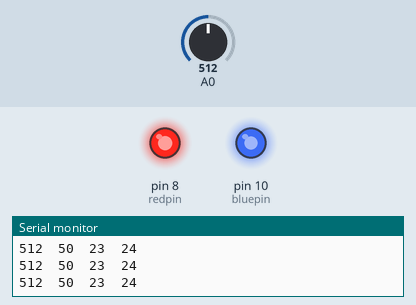
Recording of a sketch running on a simulated Arduino Uno, built with avr-gcc and run on an emulated ATmega328P. Shown: output pins drawn as LEDs (lit = HIGH), the last lines printed to the serial monitor. The inputs (shaded band) are chosen by the test bench; at power-on: A0 = 512.

Above: at 1.2 s.
1.3 s: A0 set to 541
At 2.2 s:
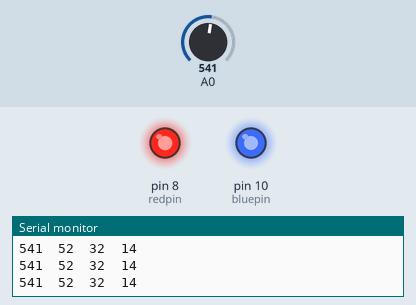
4.3 s: A0 set to 569
At 4.9 s:
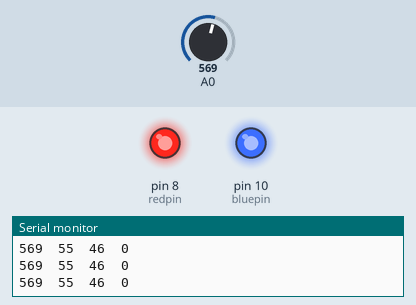
7.3 s: A0 set to 306
At 8.3 s:
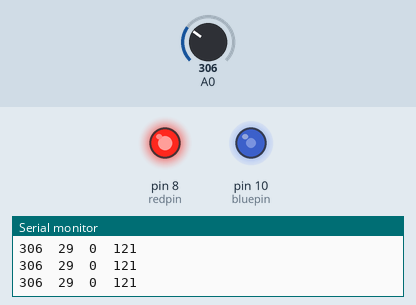
8.8 s: A0 set to 122
At 9.4 s:
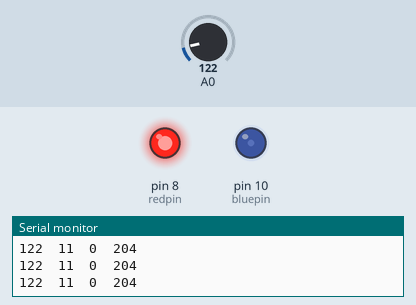
10.3 s: A0 set to 11
At 11.5 s:
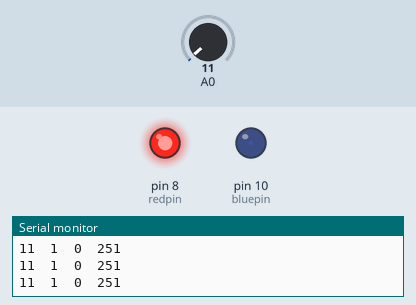
11.8 s: A0 set to 8
At 12.7 s:
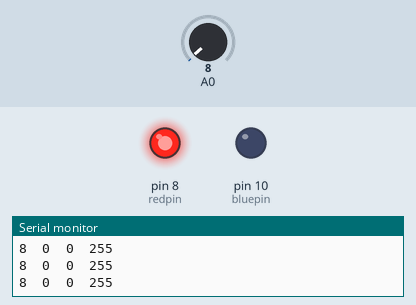
Timing chart, 0 to 14.3 s (numbered marks = the images above; inputs shaded):
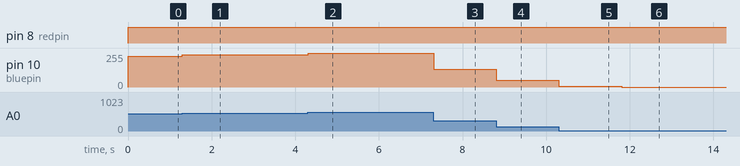

The sketch:

RedBlueFade.ino
```cpp
int redpin = 8, greenpin = 9, bluepin = 10;
int val, temp, redval, blueval;

void setup()
{
  Serial.begin(9600);
}

void loop()
{
  val = analogRead(A0);
  Serial.print(val); Serial.print("\t");

  temp = map(val, 0, 1023, 0, 100);
  Serial.print(temp); Serial.print("\t");

  redval = map(temp, 45, 100, 0, 255);
  redval = constrain(redval, 0, 255);
  analogWrite(redpin, 255 - redval);
  Serial.print(redval); Serial.print("\t");

  blueval = map(temp, 0, 55, 255, 0);
  blueval = constrain(blueval, 0, 255);
  analogWrite(bluepin, 255 - blueval);
  Serial.print(blueval); Serial.print("\t");

  Serial.println();

  delay(10);
}
```

Measured:
- after the input at 1.3 s, pin 10 (bluepin): 231/255 → 241/255 at once
- after the input at 4.3 s, pin 10 (bluepin): 241/255 → 255/255 at once
- after the input at 7.3 s, pin 10 (bluepin): 255/255 → 134/255 at once
- after the input at 8.8 s, pin 10 (bluepin): 134/255 → 51/255 at once
- after the input at 10.3 s, pin 10 (bluepin): 51/255 → 4/255 at once
- after the input at 11.8 s, pin 10 (bluepin): 4/255 → 0/255 at once
